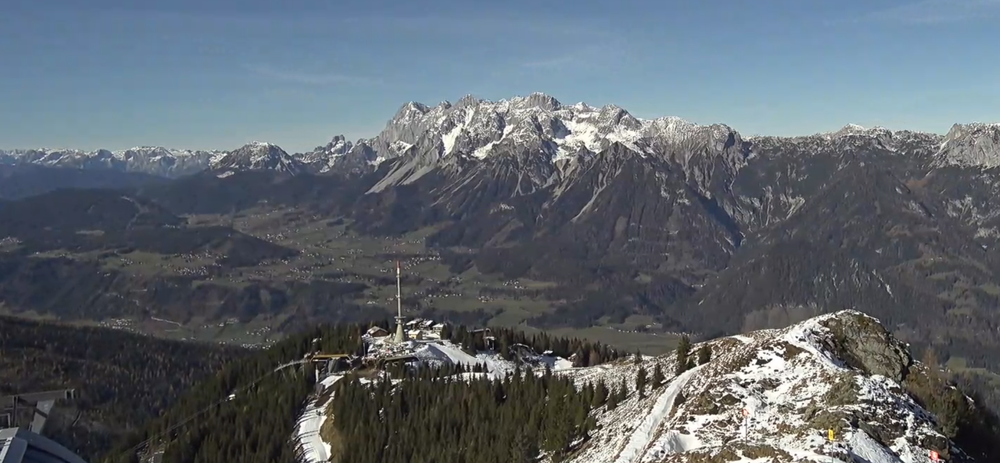
#> input picture assets/pythonsnacks/randomprojection/dachstein.png, 1000 x 463 px, shrunk from 2110 x 976 before the run
$ python randomprojection.py
#> lines starting #> are read from the running program, lines starting #| are printed output that depends on the picture; long printed decimals are rounded
#!/usr/bin/env python3
"""
Generate PNGs for the TeX figure:
  randomprojection_original.png
  randomprojection_masked.png
(and additionally: randomprojection_reconstructed.png)

Installs:
    pip install numpy pillow matplotlib
"""

from pathlib import Path
import numpy as np
from PIL import Image
import matplotlib.pyplot as plt  # <-- NEW

# ---------------- CONFIG ---------------- #
INPUT_FILE    = Path("dachstein.png")   # your image
KEEP_PERCENT  = 5.0                     # % of pixels to KEEP
SEED          = 0                       # RNG seed

# Reconstruction params (simple convolutional inpainting)
N_ITERS       = 100                     # iterations
KERNEL_SIZE   = 5                       # 3 or 5

OUT_ORIG      =  "randomprojection_original.png"
OUT_MASKED    = "randomprojection_masked.png"
OUT_RECON     = "randomprojection_reconstructed.png"  # optional
# ---------------------------------------- #

# ---- small helpers ----
INIT_BG_DARK  = np.array([0.1, 0.1, 0.1], dtype=np.float32)
INIT_BG_LIGHT = np.array([0.9, 0.9, 0.9], dtype=np.float32)

def to_uint8(img01: np.ndarray) -> np.ndarray:
    return (np.clip(img01, 0.0, 1.0) * 255.0 + 0.5).astype(np.uint8)

def auto_contrasting_color(img: np.ndarray) -> np.ndarray:
    """Light bg if image is dark; dark bg if image is bright."""
    avg = img.mean(axis=(0, 1))
    lum = 0.299*avg[0] + 0.587*avg[1] + 0.114*avg[2]
    return INIT_BG_LIGHT if lum < 0.5 else INIT_BG_DARK

def gaussian_like_kernel(size: int = 5) -> np.ndarray:
    if size == 3:
        v = np.array([1, 2, 1], dtype=np.float32)
    elif size == 5:
        v = np.array([1, 4, 6, 4, 1], dtype=np.float32)
    else:
        raise ValueError("KERNEL_SIZE must be 3 or 5")
    k = np.outer(v, v).astype(np.float32)
    k /= k.sum()
    return k

def conv2d_single(img2d: np.ndarray, kernel: np.ndarray) -> np.ndarray:
    kh, kw = kernel.shape
    ph, pw = kh // 2, kw // 2
    padded = np.pad(img2d, ((ph, ph), (pw, pw)), mode="reflect")
    out = np.zeros_like(img2d, dtype=np.float32)
    for i in range(kh):
        for j in range(kw):
            out += kernel[i, j] * padded[i:i+img2d.shape[0], j:j+img2d.shape[1]]
    return out

def conv2d_rgb(img: np.ndarray, kernel: np.ndarray) -> np.ndarray:
    out = np.empty_like(img, dtype=np.float32)
    for c in range(3):
        out[..., c] = conv2d_single(img[..., c], kernel)
    return out

def apply_random_mask(h: int, w: int, keep_percent: float, seed: int) -> np.ndarray:
    rng = np.random.default_rng(seed)
    keep2d = rng.random((h, w)) < (keep_percent / 100.0)
    return np.repeat(keep2d[..., None], 3, axis=2)  # (H,W,3) boolean

def reconstruct_by_convolution(img: np.ndarray, mask3: np.ndarray,
                               n_iters: int, ksize: int) -> np.ndarray:
    bg = auto_contrasting_color(img)
    x = np.where(mask3, img, bg)
    k = gaussian_like_kernel(ksize)
    for _ in range(n_iters):
        blurred = conv2d_rgb(x, k)
        x = np.where(mask3, img, blurred)  # enforce known pixels
    return x

def main():
    if not INPUT_FILE.is_file():
        raise FileNotFoundError(f"Image not found: {INPUT_FILE}")

    # Load RGB in [0,1]
    img = np.asarray(Image.open(INPUT_FILE).convert("RGB"), np.float32) / 255.0
    H, W, _ = img.shape
#> H = 463; W = 1000

    # Build mask and masked visualization
    mask3 = apply_random_mask(H, W, KEEP_PERCENT, SEED)
    bg = auto_contrasting_color(img)
#> in auto_contrasting_color, `avg = img.mean(axis=(0, 1))`: avg = [0.371, 0.403, 0.434]
#> in auto_contrasting_color, `lum = 0.299*avg[0] + 0.587*avg[1] + 0.114*avg[2]`: lum = 0.397
#> bg = [0.9, 0.9, 0.9]
    masked_vis = np.where(mask3, img, bg)
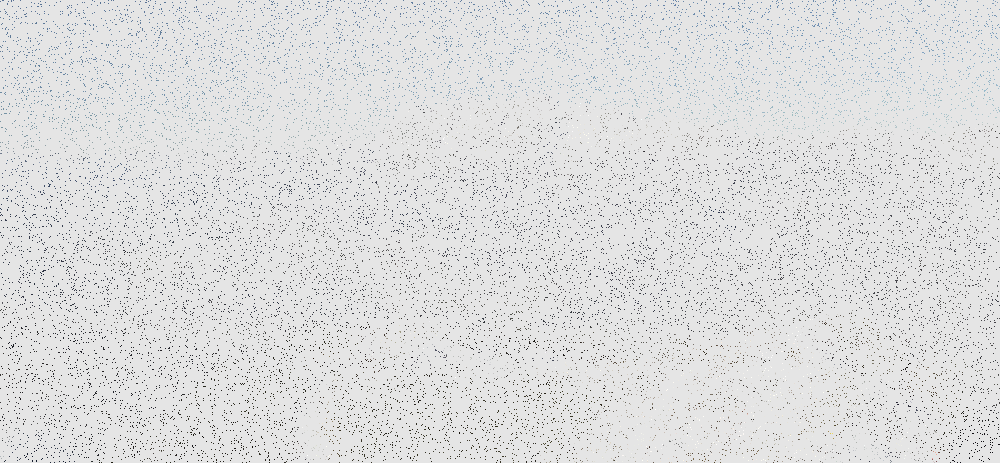
#> masked_vis: shape (463, 1000, 3) float32; mean R, G, B 0.877, 0.879, 0.881
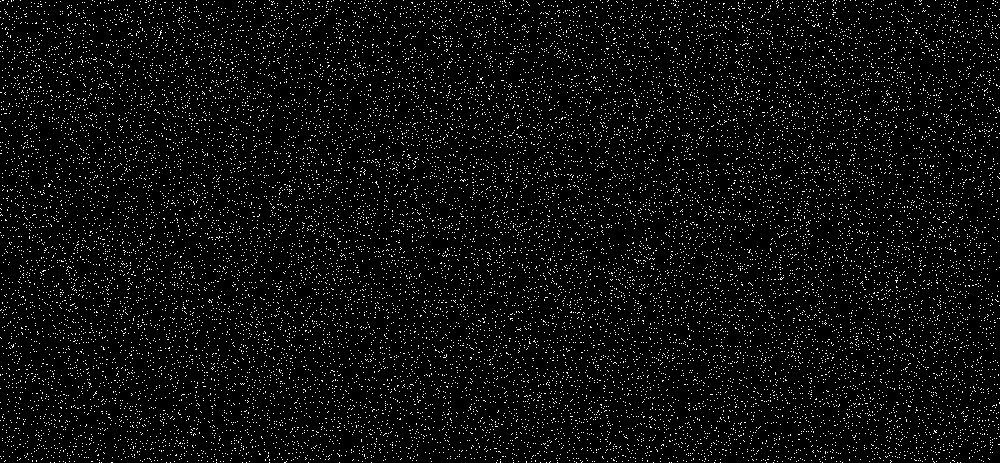
#> mask3: shape (463, 1000, 3) bool; 5% white in thin lines or dots

    # Reconstruct (optional third file)
    recon = reconstruct_by_convolution(img, mask3, N_ITERS, KERNEL_SIZE)
#> the loop in reconstruct_by_convolution, `for _ in range(n_iters):` made 100 passes
#> pass 1, in conv2d_single, `padded = np.pad(img2d, ((ph, ph), (pw, pw)), mode="reflect")`:
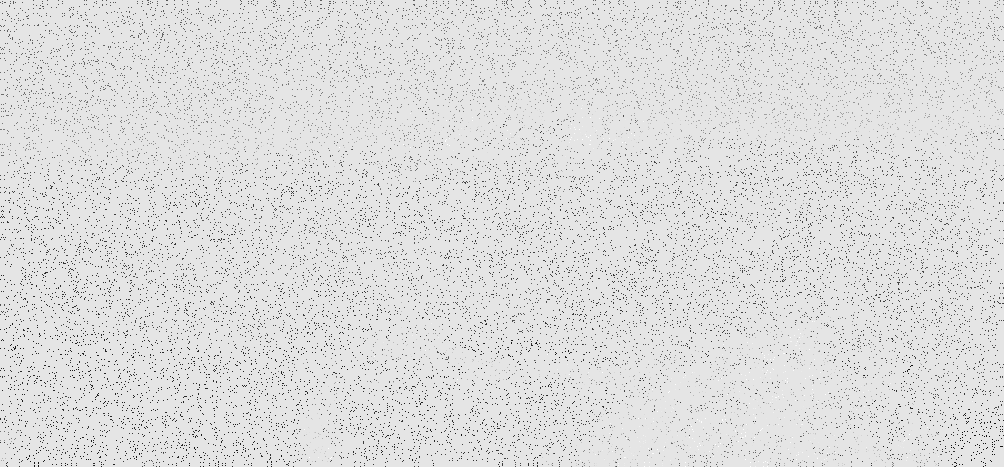
#> padded: shape (467, 1004) float32; min 0.00784, max 1, mean 0.874
#> after the loop in reconstruct_by_convolution, `for _ in range(n_iters):`:
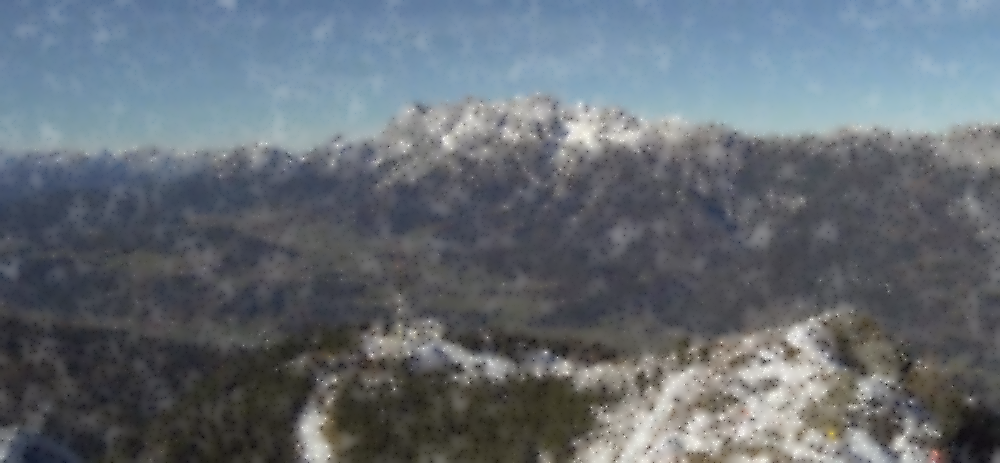
#> x: shape (463, 1000, 3) float32; mean R, G, B 0.395, 0.425, 0.455

    diff = recon - img
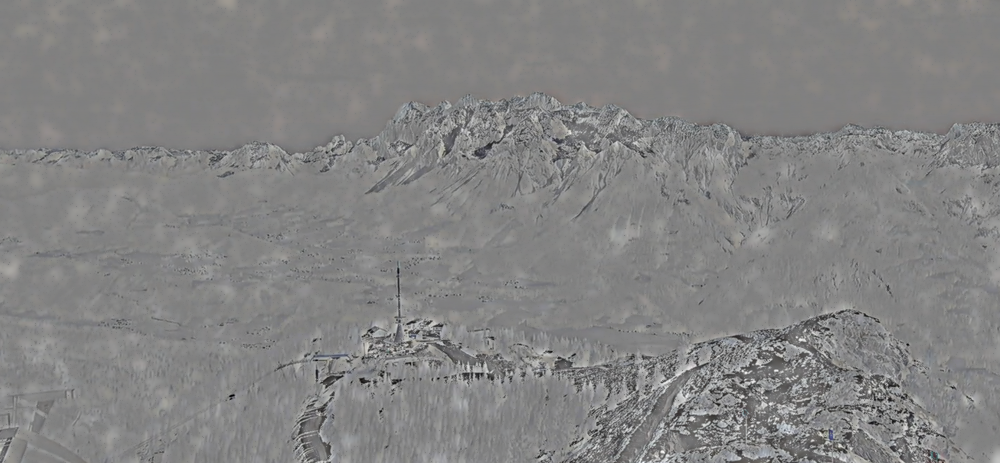
#> diff: shape (463, 1000, 3) float32; mean R, G, B 0.0248, 0.0233, 0.0218; drawn with min black and max white

    num = np.linalg.norm(diff)
#> num = 100.7
    den = np.linalg.norm(img)
#> den = 531

    rel_error = num / den
#> rel_error = 0.19
    print("Relative error:", rel_error)
#| Relative error: 0.1897

    # Save exactly what the TeX figure expects
    Image.fromarray(to_uint8(img)).save(OUT_ORIG)
    Image.fromarray(to_uint8(masked_vis)).save(OUT_MASKED)
    Image.fromarray(to_uint8(recon)).save(OUT_RECON)

    print(f"Saved:\n - {OUT_ORIG}\n - {OUT_MASKED}\n - {OUT_RECON} (optional)")

    # --------- ALSO SHOW IMAGES IN SPYDER --------- #
    # This will appear in the Plots pane if Spyder is set to "Automatic" or "Inline" graphics
    fig, axes = plt.subplots(1, 3, figsize=(12, 4))
    axs = np.atleast_1d(axes)

    axs[0].imshow(img)
    axs[0].set_title("Original")
    axs[0].axis("off")

    axs[1].imshow(masked_vis)
    axs[1].set_title(f"Masked ({KEEP_PERCENT:.1f}%)")
    axs[1].axis("off")

    axs[2].imshow(recon)
    axs[2].set_title("Reconstructed")
    axs[2].axis("off")

    plt.tight_layout()
    plt.show()
    # ----------------------------------------------- #

if __name__ == "__main__":
    main()

$ run again, with assets/pythonsnacks/randomprojection/pumpkin.jpg saved as assets/pythonsnacks/randomprojection/dachstein.png
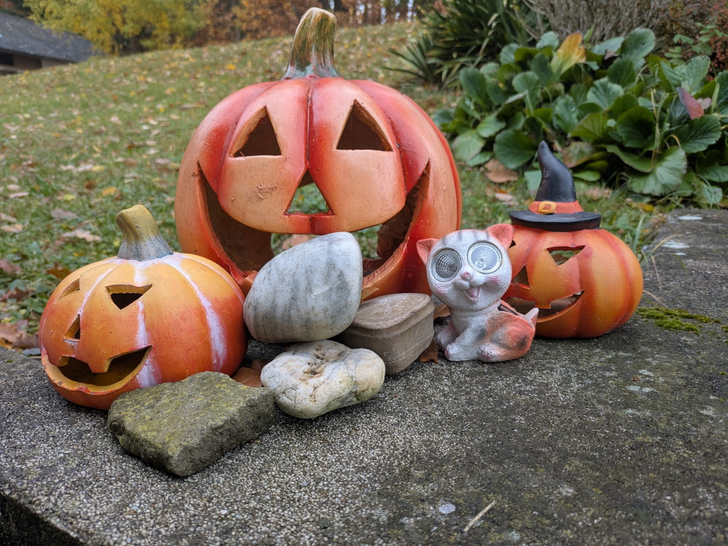
#> input picture assets/pythonsnacks/randomprojection/pumpkin.jpg, 728 x 546 px, shrunk from 1536 x 1153 before the run
#> avg = [0.465, 0.407, 0.34]
#> lum = 0.417
#> in main, `bg = auto_contrasting_color(img)`: bg = [0.9, 0.9, 0.9]
#> in main, `masked_vis = np.where(mask3, img, bg)`:
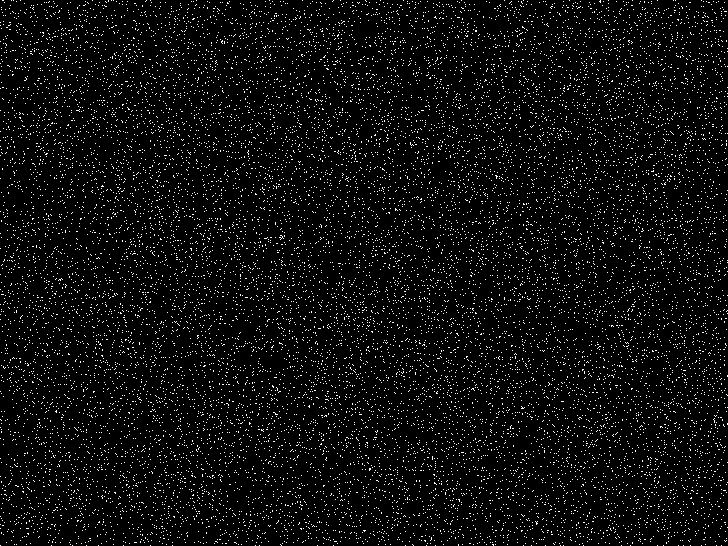
#> mask3: shape (546, 728, 3) bool; 5% white in thin lines or dots
#> in main, `diff = recon - img`:
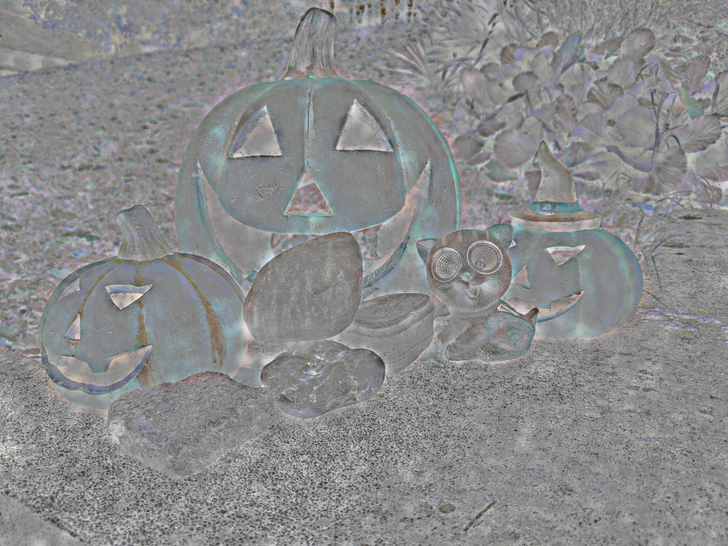
#> diff: shape (546, 728, 3) float32; mean R, G, B 0.0208, 0.024, 0.0275; drawn with min black and max white
#> num = 98.2
#> den = 491.4
#> rel_error = 0.2
#| Relative error: 0.1998
#> in to_uint8, returned value is the input picture: shape (546, 728, 3); mean R, G, B 118.5, 103.8, 86.6
